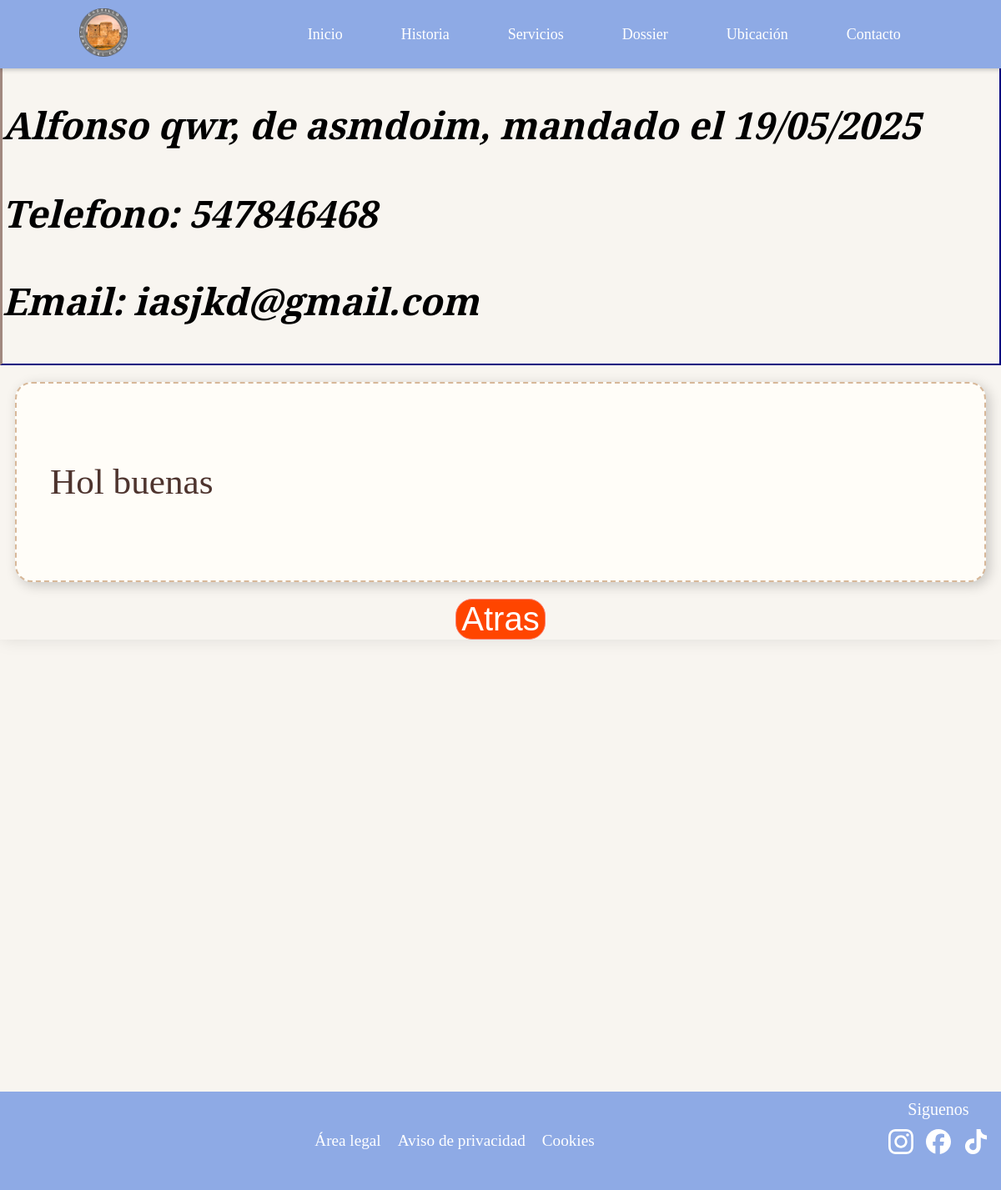
/17/ver_mensaje, run on the app's committed database.
### appcastillocongosto/models.py (models this page shows, shortened)
class Contacto(models.Model):
    id = models.AutoField(primary_key=True)
    nombre = models.CharField("Nombre", max_length=25)
    apellidos = models.CharField("Apellidos", max_length=100, null=True, blank=True)
    email = models.CharField("Email", max_length=100, null=True, blank=True)
    telefono = models.CharField("Telefono", max_length=9, null=True, blank=True)
    lugar = models.CharField("Lugar", max_length=100, null=True, blank=True)
    fecha = models.DateTimeField("Fecha y Hora", default=timezone.now)
    mensaje = models.TextField("Mensaje")
    leido = models.BooleanField("Leido", default=False)
    contestado = models.BooleanField("Contestado", default=False)
    class Meta:
        verbose_name = "Contacto"
        verbose_name_plural = "Contactos"
        ordering = ['nombre']

### appcastillocongosto/views.py (the view)
# urls.py: re_path(r'^(?P<id>\d+)/ver_mensaje$', views.ver_mensaje, name='ver_mensaje'),
def ver_mensaje(request, id):
    contacto = Contacto.objects.get(id=id)
    if request.method == 'POST':
        contacto.leido = True
        contacto.save()
        return redirect('chat')
    context = {'contacto': contacto}
    return render (request, 'ver_mensaje.html', context=context)

### templates/ver_mensaje.html (shortened to what this page needs)
{% extends "base2.html" %}
{% load static %}
{% block head %}
<link rel="stylesheet" href="{% static 'css/mensaje.css' %}">
{% endblock %}
{% block content %}
<br><br><br><br>
<div class="contenido">
    <div class="datos-personales">
        <p>{{ contacto.nombre }} {{ contacto.apellidos }}, de {{ contacto.lugar }}, mandado el {{ contacto.fecha|date:"d/m/Y" }}</p>
        <p>Telefono: {{ contacto.telefono }}</p>
        <p>Email: {{ contacto.email }}</p>
    </div>
    <div class="mensaje">
        <p>{{ contacto.mensaje }}</p>
    </div>
    <div>
        <form method="post">
                <input type="submit" value="Atras" class="boton-atras">
        </form>
    </div>
</div>
{% endblock content %}

### static/css/mensaje.css (style rules this page uses)
body { background: #f8f5f0; margin: 0; display: flex; flex-direction: column; align-items: center; min-height: 100vh; overflow-x: hidden; }
.contenido { width: 100%; flex-grow: 1; overflow-y: auto; margin-bottom: 55%; box-shadow: 0 0 20px rgba(0, 0, 0, 0.1); }
.datos-personales { border: 2px solid navy; font-family: 'Merriweather', serif; font-weight: bold; font-style: italic; font-size: 2.8rem; border-left: 3px solid #a1887f; }
.mensaje { background: #fffdf8; border: 2px dashed #d7b899; border-radius: 20px; box-shadow: 4px 4px 15px rgba(0, 0, 0, 0.2); padding: 40px; margin: 20px auto; width: 100%; max-width: 90%; font-family: 'Dancing Scripts', cursive; font-size: 2.7rem; line-height: 1.6; color: #4e342e; text-align: left; }
.boton-atras { display: flex; justify-self: center; border: 1px solid salmon; border-radius: 20px; background: orangered; color: white; font-size: 22px; cursor: pointer; transition: 0.5s; font-size: 2.5rem; }

### templates/base2.html (style rules this page uses)
html { overflow-y: scroll; }

### data on the page
Contacto: nombre "Alfonso", apellidos "qwr", lugar "asmdoim", fecha "19/05/2025", telefono "547846468", email "iasjkd@gmail.com", mensaje "Hol buenas"
